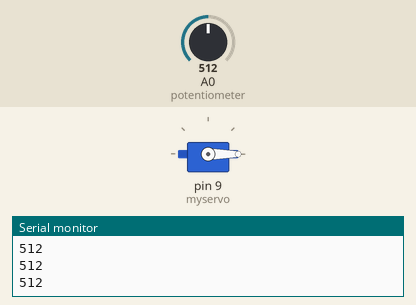
Bench run of a sketch on a simulated Arduino Uno, built with avr-gcc and run on an emulated ATmega328P. Shown: servo, the last lines printed to the serial monitor. The test bench sets the inputs (shaded band); at power-on: A0 (potentiometer) = 512.

Above: at 1.2 s.
1.3 s: A0 (potentiometer) set to 716
At 1.7 s:
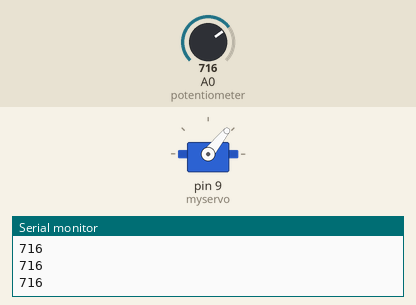
2.8 s: A0 (potentiometer) set to 900
At 4.0 s:
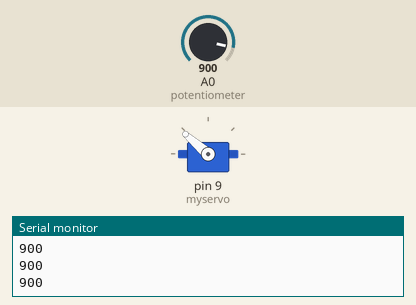
4.3 s: A0 (potentiometer) set to 1023
At 5.2 s:
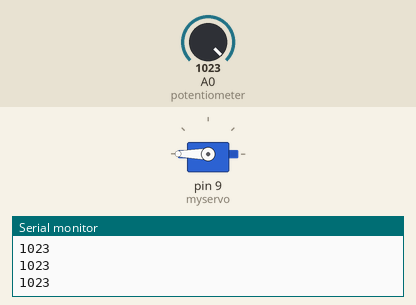
5.8 s: A0 (potentiometer) set to 511
At 6.5 s:
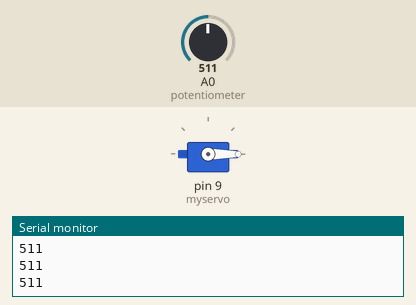
Timing chart, 0 to 8.3 s (numbered marks = the images above; inputs shaded):
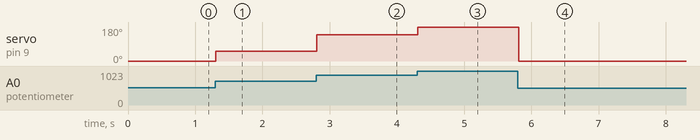

Measured:
- after the input at 1.3 s, servo on pin 9 (myservo): 0° → 51° at once
- after the input at 2.8 s, servo on pin 9 (myservo): 51° → 139° at once
- after the input at 4.3 s, servo on pin 9 (myservo): 139° → 180° at once
- after the input at 5.8 s, servo on pin 9 (myservo): 180° → 0° at once

The sketch:

project_3a.ino
```cpp
/*
  SparkFun Inventor’s Kit
  Circuit 3A-Servo

  Move a servo attached to pin 9 so that it's angle matches a potentiometer attached to A0.

  This sketch was written by SparkFun Electronics, with lots of help from the Arduino community.
  This code is completely free for any use.

  View circuit diagram and instructions at: https://learn.sparkfun.com/tutorials/sparkfun-inventors-kit-experiment-guide---v41
  Download drawings and code at: https://github.com/sparkfun/SIK-Guide-Code
*/

#include <Servo.h>          //include the servo library

int lightVal;           //this variable will store the position of the potentiometer
int servoPosition;         //the servo will move to this position

Servo myservo;              //create a servo object

void setup() {

  myservo.attach(9);        //tell the servo object that its servo is plugged into pin 9
  Serial.begin(9600);

}

void loop() {

  lightVal = analogRead(A0);                     //use analog read to measure the position of the potentiometer (0-1023)
  Serial.println(lightVal);

  lightVal = map(lightVal, 650, 944, 20, 160); //convert the potentiometer number to a servo position from 20-160
                                                      //Note: its best to avoid driving the little SIK servos all the                                                      //way to 0 or 180 degrees it can cause the motor to jitter, which is bad for the servo
  myservo.write(lightVal);                      //move the servo to the 10 degree position
}
```
